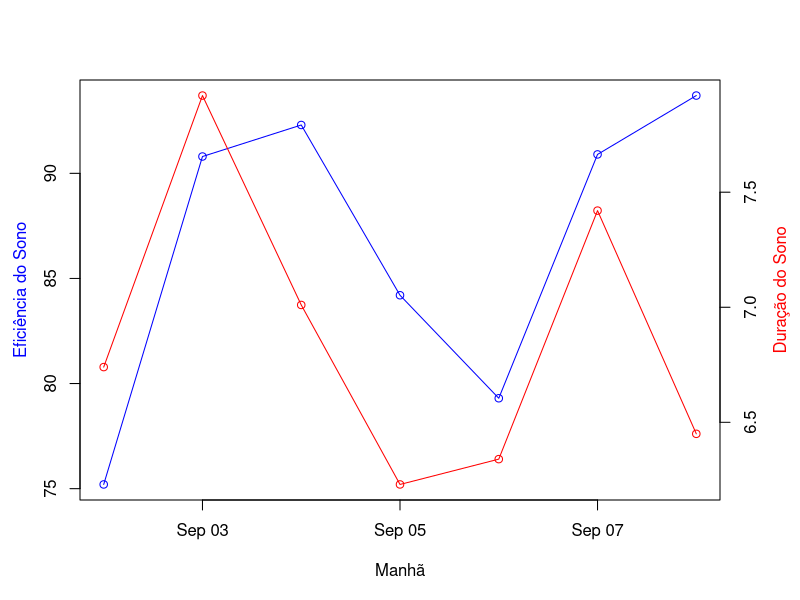

Write the R code that produced this figure.
####################################################################################################
# Datas e Hora

# Obs: Caso tenha problemas com a acentuação, consulte este link:
# https://support.rstudio.com/hc/en-us/articles/200532197-Character-Encoding

# Configurando o diretório de trabalho
# Não use diretórios com espaço no nome
setwd("C:/GitHubProjects/Projects-in-R/02-linguagem-r")
getwd()

####################################################################################################

# Hora e Data do Sistema
hoje <- Sys.Date()
hoje
class(hoje)
Sys.time()
Sys.timezone()

# Data - representada por Date
# Armazenados como número de dias desde 1 de Janeiro de 1970

# Time - representado por POSIXct
# Armazenados como número de segundos desde 1 de Janeiro de 1970

# Formatando Datas
# %d: dia do mês em 2 dígitos (13)
# %m: mês em 2 digitos (01)
# %y: ano em 2 dígitos (82)
# %Y: ano em 4 dígitos (1982)
# %A: dia da semana (Friday)
# %a: dia da semana abreviado (Fri)
# %B: mês (July)
# %b: mês abreviado (Jul)

# Formatando hora
# %H: hora (00-23)
# %M: minuto
# %S: segundo
# %T: formado reduzido para %H:%M:%S
?strptime

####################################################################################################

# Formatando a saída - as.Date()
as.Date("2018-06-28")
as.Date("Jun-28-18", format = "%d %B, %Y")
as.Date("28 Jun, 2018", format = "%d %B, %Y")

# Função format()
Sys.Date()
format(Sys.Date(), format = "%d %B, %Y")
format(Sys.Date(), format = "Hoje é %A!")

# Convertendo Datas - as.POSIXct
date1 <- "Jun 13, 96 hours:23 minutes:01 seconds:45"
date1_convert <- as.POSIXct(date1, format = "%B %d, %y hours:%H minutes:%M seconds:%S")
date1_convert

# Operações com Datas
data_de_hoje <- as.Date("2016-06-25", format = "%Y-%m-%d")
data_de_hoje
data_de_hoje + 1

my_time <- as.POSIXct("2016-05-14 11:24:134")
my_time
my_time + 1

data_de_hoje - as.Date(my_time)
data_de_hoje - my_time

####################################################################################################

# Convertendo Data em formato específico
# O vetor de números pode representar o número de dias, horas ou minutos (de acordo com o que você quer converter)
# A Linguagem R considera o ponto de início a data de 01 de Janeiro de 1970 e contabiliza o total
# de horas, minutos ou segundos, aquilo que o vetor numérico representar
dts = c(1127056501,1104295502,1129233601,1113547501,1119826801,1132519502,1125298801,1113289201)
mydates = dts

# POSIXct, armazena os segundos desde uma data específica, 
# convertendo os valores numéricos (que podem representar horas, minutos ou segundos) desde 01 de Janeiro de 1970
# POSIXt é a classe principal e POSIXct e POSIXlt são subclasses. 
# Poderíamos usar aqui apenas POSIXct, que é a subclasse (mas não podemos usar apenas a classe principal)
class(mydates) = c('POSIXt','POSIXct')
mydates
class(mydates)

myDates <- structure(dts, class = c('POSIXT','POSIXct'))
myDates

# Função ISODate
b1 = ISOdate(2011,3,23)
b1
b2 = ISOdate(2012,9,19)
b2
b2 - b1

difftime(b2, b1, units = 'weeks')

####################################################################################################

# Pacote lubridate
install.packages("lubridate")
require(lubridate)

ymd("20180604")
mdy("06-04-2018")
dmy("04/06/2018")

chegada <- ymd_hms("2016-06-04 12:00:00", tz = "Pacific/Auckland")
partida <- ymd_hms("2011-08-10 14:00:00", tz = "Pacific/Auckland")

chegada
partida

second(chegada)
second(chegada) <- 23
chegada
wday(chegada)
wday(chegada, label = TRUE)
class(chegada)

# Cria um objeto que especifica a data de início e data de fim
interval(chegada, partida)

tm1.lub <- ymd_hms("2020-05-24 23:55:26")
tm1.lub

tm2.lub <- mdy_hm("05/25/20 08:32")
tm2.lub

year(tm1.lub)
week(tm1.lub)

tm1.dechr <- hour(tm1.lub) + minute(tm1.lub)/60 + second(tm1.lub)/3600
tm1.dechr
force_tz(tm1.lub, "Pacific/Auckland")

####################################################################################################

# Gerando um dataframe de datas
sono <- data.frame(bed.time = ymd_hms("2013-09-01 23:05:24","2013-09-02 22:51:09","2013-09-04 00:09:16",
                                      "2013-09-04 23:43:31","2013-09-06 00:17:41","2013-09-06 22:42:27",
                                      "2013-09-08 00:22:27"),rise.time = ymd_hms("2013-09-02 08:03:29","2013-09-03 07:34:21","2013-09-04 07:45:06",
                                                                                 "2013-09-05 07:07:17","2013-09-06 08:17:13","2013-09-07 06:52:11",
                                                                                 "2013-09-08 07:15:19"), sleep.time = dhours(c(6.74,7.92,7.01,6.23,6.34,7.42,6.45)))
sono
sono$eficiencia <- round(sono$sleep.time/(sono$rise.time - sono$bed.time) * 100, 1)
sono

# Gerando um plot a partir de datas
par(mar = c(5,4,4,4))
plot(round_date(sono$rise.time,"day"), sono$eficiencia, type = "o", col = "blue", xlab = "Manhã", ylab = NA)
par(new = TRUE)
plot(round_date(sono$rise.time,"day"), sono$sleep.time/3600, type = "o", col = "red", axes = FALSE, ylab = NA, xlab = NA)
axis(side = 4)
mtext(side = 4, line = 2.5, col = "red","Duração do Sono")
mtext(side = 2, line = 2.5, col = "blue","Eficiência do Sono")

####################################################################################################